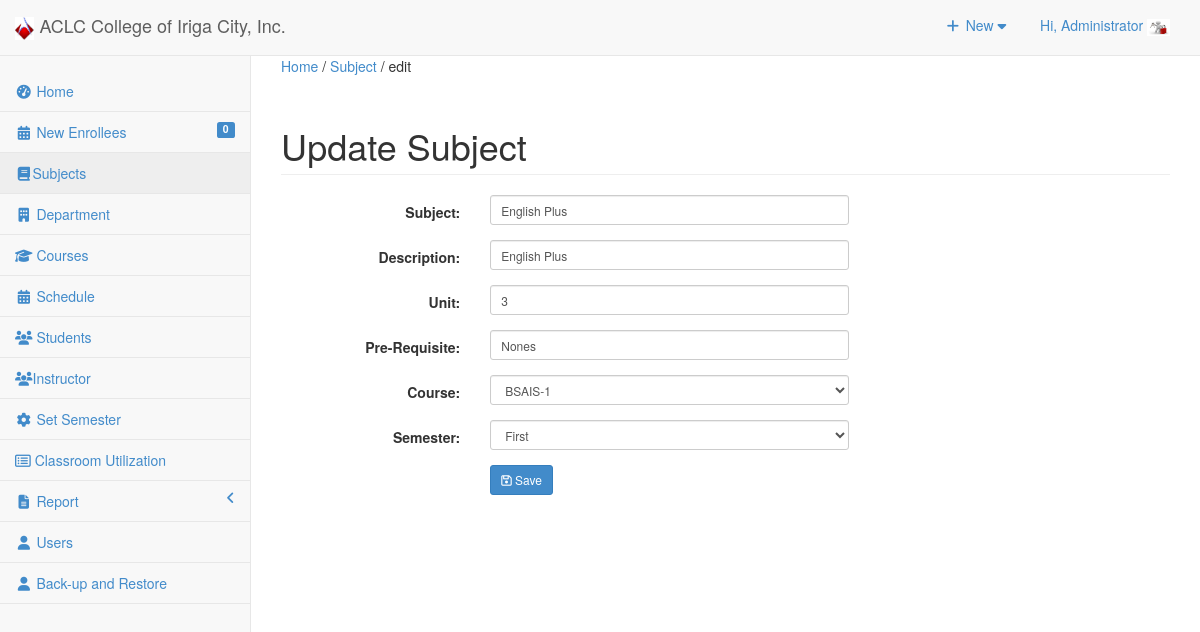
Page /admin/subject/index.php?view=edit&id=8 (signed in) on the committed database.
### tables this page shows
CREATE TABLE `useraccounts` (
  `ACCOUNT_ID` int(11) NOT NULL,
  `ACCOUNT_NAME` varchar(255) NOT NULL,
  `ACCOUNT_USERNAME` varchar(255) NOT NULL,
  `ACCOUNT_PASSWORD` text NOT NULL,
  `ACCOUNT_TYPE` varchar(30) NOT NULL,
  `EMPID` int(11) NOT NULL,
  `USERIMAGE` varchar(255) NOT NULL
);

CREATE TABLE `subject` (
  `SUBJ_ID` int(11) NOT NULL,
  `SUBJ_CODE` varchar(30) NOT NULL,
  `SUBJ_DESCRIPTION` varchar(255) NOT NULL,
  `UNIT` int(2) NOT NULL,
  `PRE_REQUISITE` varchar(30) NOT NULL DEFAULT 'None',
  `COURSE_ID` int(11) NOT NULL,
  `AY` varchar(30) NOT NULL,
  `SEMESTER` varchar(20) NOT NULL,
  `PreTaken` tinyint(1) NOT NULL
);

### admin/subject/index.php (called while the page is built, shortened)
<?php
require_once("../../include/initialize.php");
$view = (isset($_GET['view']) && $_GET['view'] != '') ? $_GET['view'] : '';
 $title="Subject";
 $header=$view;
require_once ("../theme/templates.php");
?>

### include/database.php (called while the page is built, shortened)
<?php
class Database {
	var $sql_string = '';
	public $conn;
	public function open_connection() {
		$this->conn = mysqli_connect(server,user,pass);
		if(!$this->conn){
			echo "Problem in database connection! Contact administrator!";
			exit();
		}else{
			$db_select = mysqli_select_db($this->conn,database_name);
		}
	}
	function setQuery($sql='') {
		$this->sql_string=$sql;
	}
	function executeQuery() {
		$result = mysqli_query($this->conn,$this->sql_string);
		return $result;
	}
	private function confirm_query($result) {
		return $result;
	}
	function loadResultList( $key='' ) {
		$cur = $this->executeQuery();
		$array = array();
		while ($row = mysqli_fetch_object($cur)) {
			if ($key) {
				$array[$row->$key] = $row;
			} else {
				$array[] = $row;
			}
		}
		return $array;
	}
	function loadSingleResult() {
		$cur = $this->executeQuery();
		while ($row = mysqli_fetch_object($cur)) {
		return $data = $row;
		}
	}
}
$mydb = new Database();
?>

### include/accounts.php (called while the page is built, shortened)
<?php
require_once(LIB_PATH.DS.'database.php');
class User {
	protected static  $tblname = "useraccounts";
	function single_user($id=""){
			global $mydb;
			$mydb->setQuery("SELECT * FROM ".self::$tblname."
				Where ACCOUNT_ID= '{$id}' LIMIT 1");
			$cur = $mydb->loadSingleResult();
			return $cur;
	}
}
?>

### include/subjects.php (called while the page is built, shortened)
<?php
require_once(LIB_PATH.DS.'database.php');
class Subject {
	protected static  $tblname = "subject";
	function single_subject($id=""){
			global $mydb;
			$mydb->setQuery("SELECT * FROM ".self::$tblname."
				Where SUBJ_ID= '{$id}' LIMIT 1");
			$cur = $mydb->loadSingleResult();
			return $cur;
	}
}
?>

### admin/subject/edit.php (the view, shortened to what this page needs)
<?php
  @$SUBJ_ID = $_GET['id'];
  $subject = New Subject();
  $res = $subject->single_subject($SUBJ_ID);
?>
 <form class="form-horizontal span6" action="controller.php?action=edit" method="POST">
      <div class="row">
         <div class="col-lg-12">
            <h1 class="page-header">Update Subject</h1>
          </div>
       </div>
                   <div class="form-group">
                    <div class="col-md-8">
                      <label class="col-md-4 control-label" for=
                      "SUBJ_CODE">Subject:</label>
                      <div class="col-md-8">
                         <input class="form-control input-sm" id="SUBJ_CODE" name="SUBJ_CODE" placeholder=
                            "Subject" type="text" value="<?php echo $res->SUBJ_CODE; ?>">
                      </div>
                    </div>
                  </div>
                  <div class="form-group">
                    <div class="col-md-8">
                      <label class="col-md-4 control-label" for=
                      "SUBJ_DESCRIPTION">Description:</label>
                      <div class="col-md-8">
                         <input class="form-control input-sm" id="SUBJ_DESCRIPTION" name="SUBJ_DESCRIPTION" placeholder=
                            "Description" type="text" value="<?php echo $res->SUBJ_DESCRIPTION; ?>">
                      </div>
                    </div>
                  </div>
                  <div class="form-group">
                    <div class="col-md-8">
                      <label class="col-md-4 control-label" for=
                      "UNIT">Unit:</label>
                      <div class="col-md-8">
                         <input class="form-control input-sm" id="UNIT" name="UNIT" placeholder=
                            "Unit" type="text" value="<?php echo $res->UNIT; ?>" required>
                      </div>
                    </div>
                  </div>
                  <div class="form-group">
                    <div class="col-md-8">
                      <label class="col-md-4 control-label" for=
                      "PRE_REQUISITE">Pre-Requisite:</label>
                      <div class="col-md-8">
                         <input class="form-control input-sm" id="PRE_REQUISITE" name="PRE_REQUISITE" placeholder=
                            "Pre-Requisite" type="text" value="<?php echo $res->PRE_REQUISITE; ?>" required>
                      </div>
                    </div>
                  </div>
                  <div class="form-group">
                    <div class="col-md-8">
                      <label class="col-md-4 control-label" for=
                      "COURSE_ID">Course:</label>
                      <div class="col-md-8">
                       <select class="form-control input-sm" name="COURSE_ID" id="COURSE_ID">
                          <?php
                            $mydb->setQuery("SELECT * FROM `course` WHERE COURSE_ID=".$res->COURSE_ID );
                            $cur = $mydb->loadResultList();
                            foreach ($cur as $result) {
                              echo '<option value='.$result->COURSE_ID.' >'.$result->COURSE_NAME.'-'.$result->COURSE_LEVEL.'</option>';
                            }
                          ?>
                        </select>
                      </div>
                    </div>
                  </div>
                   <div class="form-group">
                    <div class="col-md-8">
                      <label class="col-md-4 control-label" for=
                      "SEMESTER">Semester:</label>
                      <div class="col-md-8">
                       <select class="form-control input-sm" name="SEMESTER" id="SEMESTER">
                        <option value="First"  <?php echo ($res->SEMESTER=='First') ? 'selected="true"': '' ; ?>>First</option>
                        </select>
                      </div>
                    </div>
                  </div>
             <div class="form-group">
                    <div class="col-md-8">
                      <label class="col-md-4 control-label" for=
                      "idno"></label>
                      <div class="col-md-8">
                       <button class="btn btn-primary btn-sm" name="save" type="submit" ><span class="fa fa-save fw-fa"></span>  Save</button>
                       </div>
                    </div>
                  </div>
        </form>
        </div>

### admin/theme/templates.php (shortened to what this page needs)
<!DOCTYPE html>
<html lang="en">
<head>
<link href="<?php echo web_root; ?>admin/css/bootstrap.min.css" rel="stylesheet">
<link href="<?php echo web_root; ?>admin/css/metisMenu.min.css" rel="stylesheet">
<link href="<?php echo web_root; ?>admin/css/timeline.css" rel="stylesheet">
<link href="<?php echo web_root; ?>admin/css/sb-admin-2.css" rel="stylesheet">
<link href="<?php echo web_root; ?>admin/css/morris.css" rel="stylesheet">
<link href="<?php echo web_root; ?>admin/font/css/font-awesome.min.css" rel="stylesheet" type="text/css">
<link href="<?php echo web_root; ?>admin/font/font-awesome.min.css" rel="stylesheet" type="text/css">
<link href="<?php echo web_root; ?>admin/css/dataTables.bootstrap.css" rel="stylesheet">
<link href="<?php echo web_root; ?>css/bootstrap-datetimepicker.min.css" rel="stylesheet" media="screen">
<link href="<?php echo web_root; ?>css/datepicker.css" rel="stylesheet" media="screen">
<link href="<?php echo web_root; ?>admin/css/costum.css" rel="stylesheet">
<link href="<?php echo web_root; ?>css/ekko-lightbox.css" rel="stylesheet">
</head>
<?php
  $sql = "SELECT count(*) as 'enrollees' FROM tblstudent WHERE NewEnrollees=1";
  $mydb->setQuery($sql);
  $enrollees = $mydb->loadSingleResult();
  ?>
<body >
   <div id="wrapper">
        <nav class="navbar navbar-default navbar-static-top  " role="navigation" style="margin-bottom: 0">
            <div class="navbar-header">
                <a class="navbar-brand"  href="<?php echo web_root; ?>admin/index.php" >
                <img src="<?php echo web_root; ?>img/aclciriga.jpg" height="23">
                ACLC College of Iriga City, Inc.</a>
            </div>
            <ul class="nav navbar-top-links navbar-right">
                 <li class="dropdown">
                    <a class="dropdown-toggle" data-toggle="dropdown" href="#">
                        <i class="fa fa-plus fa-fw"></i> New  <i class="fa fa-caret-down"></i>
                    </a>
                </li>
<?php
 $user = New User();
$singleuser = $user->single_user($_SESSION['ACCOUNT_ID']);
?>
                <li class="dropdown">
                    <a class="dropdown-toggle" data-toggle="dropdown" href="#">
                        Hi, <?php echo $_SESSION['ACCOUNT_NAME']; ?> <img title="profile image" width="23px" height="17px" src="<?php echo web_root.'admin/user/'.$singleuser ->USERIMAGE ?>">
                    </a>
                </li>
            </ul>
            <br/>
            <div class="navbar-default sidebar" role="navigation">
                <div class="sidebar-nav navbar-collapse">
                    <ul class="nav" id="side-menu">
                        <li>
                            <a href="<?php echo web_root; ?>admin/index.php"><i class="fa fa-dashboard fa-fw"></i> Home</a>
                        </li>
                         <li>
                             <a href="<?php echo web_root; ?>admin/enrollees/index.php" ><i class="fa fa-calendar fa-fw"></i>  New Enrollees
                             <label class="label pull-right label-primary"><?php echo isset($enrollees->enrollees) ? $enrollees->enrollees : 0; ?></label> </a>
                        </li>
                        <li>
                             <a href="<?php echo web_root; ?>admin/subject/index.php"><i class="fa fa-book fa-fw"></i>Subjects </a>
                        </li>
                        <li>
                             <a href="<?php echo web_root; ?>admin/department/index.php" ><i class="fa  fa-building fa-fw"></i>  Department</a>
                  </li>
                         <li>
                             <a href="<?php echo web_root; ?>admin/course/index.php" ><i class="fa  fa-graduation-cap fa-fw"></i>  Courses </a>
                        </li>
                        <li>
                             <a href="<?php echo web_root; ?>admin/schedule/index.php" ><i class="fa fa-calendar fa-fw"></i>  Schedule </a>
                        </li>
                        <li>
                             <a href="<?php echo web_root; ?>admin/student/index.php" ><i class="fa fa-group fa-fw"></i>  Students </a>
                        </li>
                        <li>
                             <a href="<?php echo web_root; ?>admin/instructor/index.php" ><i class="fa fa-group fa-fw"></i>Instructor </a>
                        </li>
                        <li>
                             <a href="<?php echo web_root; ?>admin/maintenance/index.php" ><i class="fa fa-gear fa-fw"></i>  Set Semester </a>
                        </li>
                           <li>
                                    <a href="<?php echo web_root; ?>admin/classroom/index.php?view=list">
                                    <i class="fa fa-list-alt" ></i>   Classroom Utilization</a>
                           </li>
                           <li>
                            <a href="#"><i class="fa  fa-file-text fa-fw"></i> Report <span class="fa arrow"></span></a>
                        </li>
                        <?php if ($_SESSION['ACCOUNT_TYPE']=='Administrator') {
                        ?>
                          <li>
                            <a href="<?php echo web_root; ?>admin/user/index.php" ><i class="fa fa-user fa-fw"></i> Users </a>
                        </li>
                        <li>
                            <a href="<?php echo web_root; ?>admin/back-up/index.php" ><i class="fa fa-user fa-fw"></i> Back-up and Restore </a>
                        </li>
                 <?php }  ?>
                    </ul>
                </div>
            </div>
        </nav>
  <div id="page-wrapper">
            <div class="row" >
                <div class="col-lg-12">
                    <p>
                    <?php
                    if ($title<>'Home'){
                       echo   ' <a href="'. web_root.'admin/index.php" title="Home" >Home</a>  /
                        <a href="index.php" title="'. $title.'" >'. $title.'</a>
                        '.(isset($header) ? ' / '. $header : '') .'</p>'  ;
                    } ?>
                  <?php require_once $content; ?>
                </div>
            </div>
        </div>
</body>
</html>

### admin/css/sb-admin-2.css (style rules this page uses)
body { background-color: #f8f8f8; }
#wrapper { width: 100%; }
#page-wrapper { padding: 0 15px; min-height: 568px; background-color: #fff; }
@media (min-width:768px) { #page-wrapper { position: inherit; margin: 0 0 0 250px; padding: 0 30px; border-left: 1px solid #e7e7e7; } }
.navbar-top-links { margin-right: 0; }
.navbar-top-links li { display: inline-block; }
.navbar-top-links li:last-child { margin-right: 15px; }
.navbar-top-links li a { padding: 15px; min-height: 50px; }
.sidebar .sidebar-nav.navbar-collapse { padding-right: 0; padding-left: 0; }
.sidebar ul li { border-bottom: 1px solid #e7e7e7; }
.sidebar ul li a.active { background-color: #eee; }
.sidebar .arrow { float: right; }
.sidebar .fa.arrow:before { content: "\f104"; }
@media (min-width:768px) { .sidebar { z-index: 1; position: absolute; width: 250px; margin-top: 51px; } }

### rows in the picture
useraccounts: USERIMAGE (picture)
subject: SUBJ_CODE "English Plus", SUBJ_DESCRIPTION "English Plus", UNIT "3", PRE_REQUISITE "Nones", SEMESTER "First"

### other values in the picture
$_SESSION['ACCOUNT_NAME'] "Administrator"
$enrollees->enrollees "0"
$title "Subject"
$header "edit"
form field COURSE_ID "BSAIS-1"
